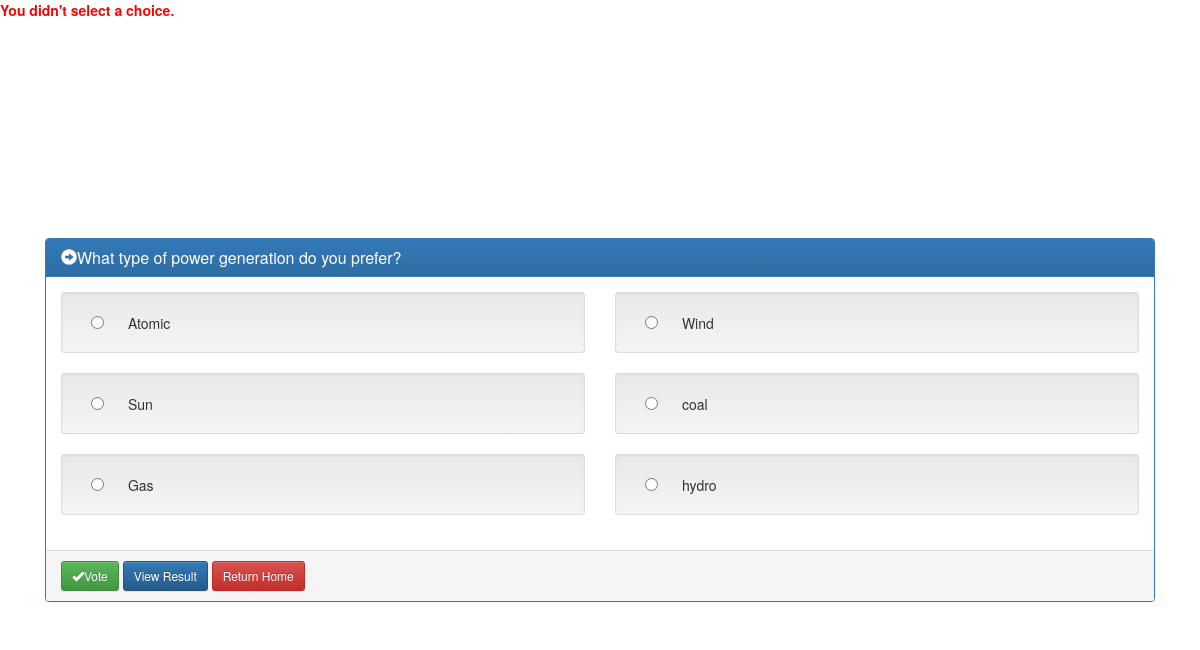
The page /polls/5/vote/ on the database its author committed.
### polls/models.py (models this page shows, shortened)
class Question(models.Model):
    question_text = models.CharField(max_length=200)
    pub_date = models.DateTimeField('date published')

class Choice(models.Model):
    question = models.ForeignKey(Question, on_delete=models.CASCADE)
    choice_text = models.CharField(max_length=200)
    votes = models.IntegerField(default=0)

### polls/views.py (the view)
# urls.py: url(r'^(?P<question_id>[0-9]+)/vote/$', views.vote, name='vote'),
def vote(request, question_id):
    question = get_object_or_404(Question, pk=question_id)
    try:
        selected_choice = question.choice_set.get(pk=request.POST['choice'])
    except (KeyError, Choice.DoesNotExist):
        return render(request, 'polls/detail.html', {
            'question': question,
            'error_message': "You didn't select a choice.",
        })
    else:
        selected_choice.votes += 1
        selected_choice.save()
        return HttpResponseRedirect(reverse('polls:results', args=(question.id,)))

### polls/templates/polls/detail.html (shortened to what this page needs)
{% extends "polls/base.html" %}
{% block detailcontent %}
{% if error_message %}<p><strong>{{ error_message }}</strong></p>{% endif %}
<form action="{% url 'polls:vote' question.id %}" method="post">
<div class="jumbotron vertical-center">
<div class = "container">
    <div class = "span12">
<div class="col-md-12">
            <div class="panel panel-primary">
                <div class="panel-heading">
                    <h3 class="panel-title">
                        <span class="glyphicon glyphicon-circle-arrow-right"></span>{{ question.question_text }}</h3>
                </div>
                <div class="panel-body two-col">
                    <div class="row">
            {% for choice in question.choice_set.all %}
                        <div class="col-md-6">
                            <div class="well well-sm">
                                <div class="checkbox">
                                    <label>
                                      <input type="radio" name="choice" id="choice{{ forloop.counter }}" value="{{ choice.id }}" />
                                        <label for="choice{{ forloop.counter }}">{{ choice.choice_text }}</label><br />
                                    </label>
                                </div>
                            </div>
                        </div>
{% endfor %}
                    </div>
                </div>
                <div class="panel-footer">
                    <button type="submit" value="vote" class="btn btn-success btn-sm">
                        <span class="glyphicon glyphicon-ok"></span>Vote</button>
                    <a href = "{% url 'polls:results' question.id %}"><button type="button" class="btn btn-primary btn-sm">
                        View Result</button></a>
                    <a href = "{% url 'polls:index'%}"><button type="button" class="btn btn-danger btn-sm">
                        Return Home</button></a>
                </div>
            </div>
        </div>
      </div>
    </div>
  </div>
    </form>
{% endblock %}

### polls/static/css/polls.css (style rules this page uses)
p { color :red; }
body { background-image:no-repeat center center fixed; background-color: transparent; width: 100%; height: 100%; background-size: cover; -webkit-background-size: cover; -moz-background-size: cover; -o-background-size: cover; background-size: cover; }
.vertical-center { min-height: 100%; min-height: 100vh; display: flex; align-items: center; background-color: transparent; }

### rows shown on the page
Question: question_text "What type of power generation do you prefer?"
Choice: choice_text "Atomic"
Choice: choice_text "Wind"
Choice: choice_text "Sun"
Choice: choice_text "coal"
Choice: choice_text "Gas"
Choice: choice_text "hydro"

### other values the page prints
{{ error_message }} "You didn't select a choice."
